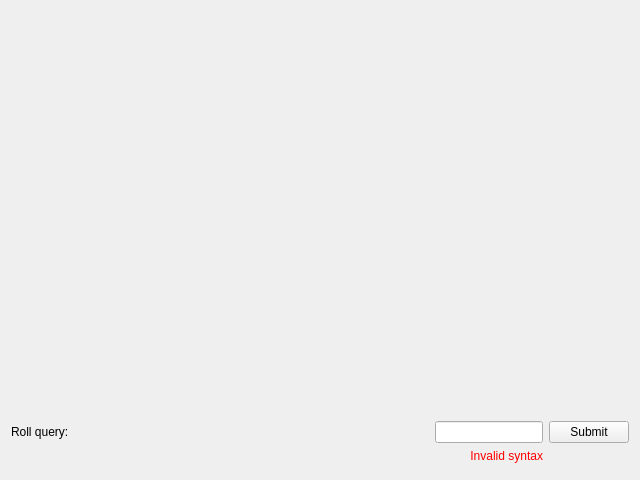
<?xml version="1.0" encoding="UTF-8"?>
<ui version="4.0">
 <class>RollerControls</class>
 <widget class="QWidget" name="RollerControls">
  <property name="geometry">
   <rect>
    <x>0</x>
    <y>0</y>
    <width>640</width>
    <height>480</height>
   </rect>
  </property>
  <property name="windowTitle">
   <string>DIce Roller</string>
  </property>
  <layout class="QVBoxLayout" name="verticalLayout" stretch="1,0">
   <item>
    <layout class="QHBoxLayout" name="horizontalLayout">
     <item>
      <spacer name="horizontalSpacer">
       <property name="orientation">
        <enum>Qt::Horizontal</enum>
       </property>
       <property name="sizeHint" stdset="0">
        <size>
         <width>40</width>
         <height>20</height>
        </size>
       </property>
      </spacer>
     </item>
     <item>
      <widget class="QWidget" name="rollerGrid" native="true"/>
     </item>
     <item>
      <spacer name="horizontalSpacer_3">
       <property name="orientation">
        <enum>Qt::Horizontal</enum>
       </property>
       <property name="sizeHint" stdset="0">
        <size>
         <width>40</width>
         <height>20</height>
        </size>
       </property>
      </spacer>
     </item>
    </layout>
   </item>
   <item>
    <layout class="QGridLayout" name="gridLayout" columnstretch="2,0,0">
     <item row="0" column="1">
      <widget class="QLineEdit" name="rollQuery"/>
     </item>
     <item row="1" column="2">
      <spacer name="horizontalSpacer_2">
       <property name="orientation">
        <enum>Qt::Horizontal</enum>
       </property>
       <property name="sizeHint" stdset="0">
        <size>
         <width>40</width>
         <height>20</height>
        </size>
       </property>
      </spacer>
     </item>
     <item row="0" column="2">
      <widget class="QPushButton" name="submit">
       <property name="text">
        <string>Submit</string>
       </property>
      </widget>
     </item>
     <item row="0" column="0">
      <widget class="QLabel" name="label">
       <property name="text">
        <string>Roll query:</string>
       </property>
       <property name="buddy">
        <cstring>rollQuery</cstring>
       </property>
      </widget>
     </item>
     <item row="1" column="1">
      <widget class="QLabel" name="invalidSyntaxWarning">
       <property name="text">
        <string>&lt;html&gt;&lt;head/&gt;&lt;body&gt;&lt;p&gt;&lt;span style=&quot; color:#ff0000;&quot;&gt;Invalid syntax&lt;/span&gt;&lt;/p&gt;&lt;/body&gt;&lt;/html&gt;</string>
       </property>
       <property name="textFormat">
        <enum>Qt::RichText</enum>
       </property>
       <property name="alignment">
        <set>Qt::AlignRight|Qt::AlignTop|Qt::AlignTrailing</set>
       </property>
      </widget>
     </item>
    </layout>
   </item>
  </layout>
 </widget>
 <resources/>
 <connections/>
</ui>
